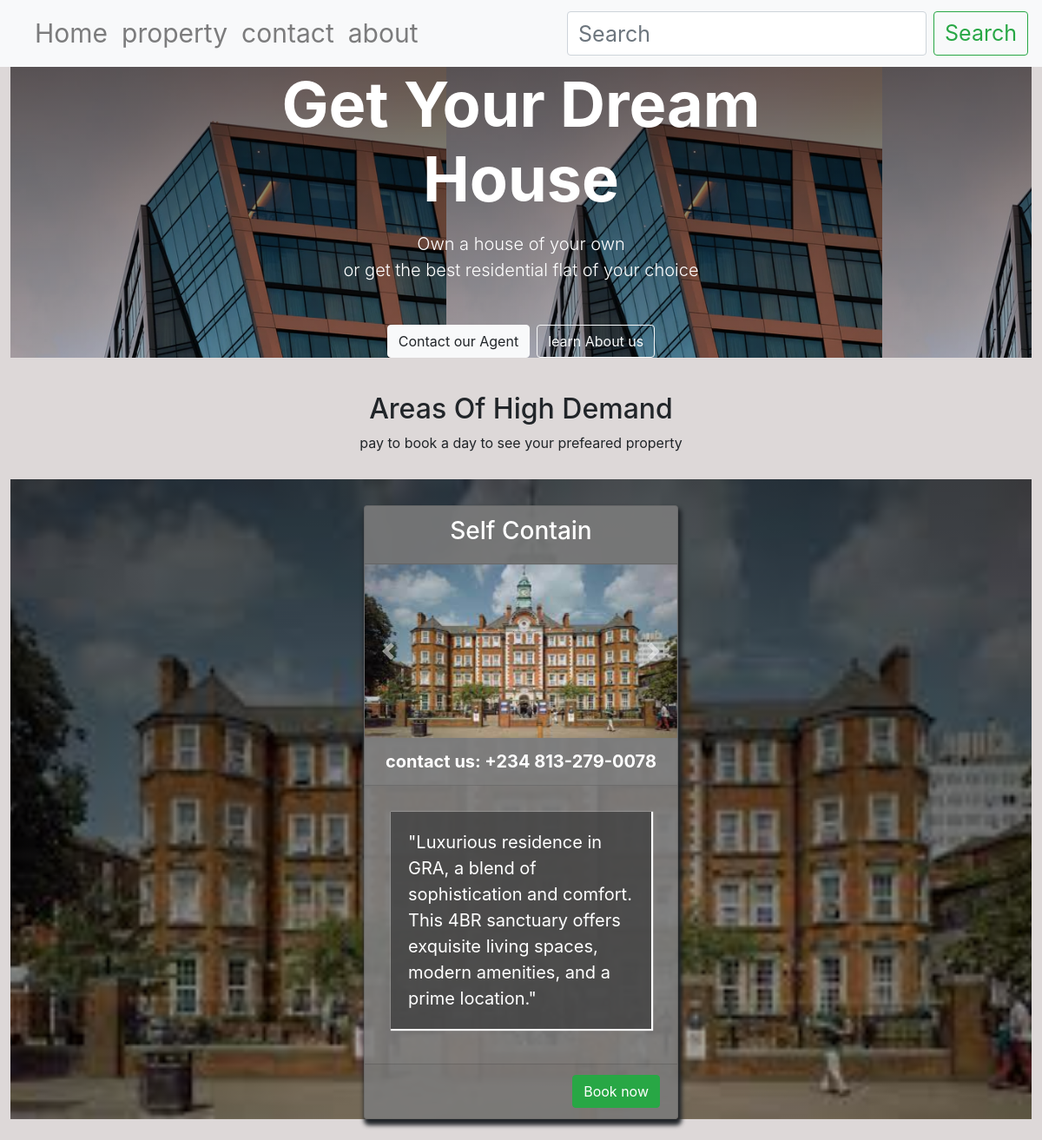
The app's page /single/3/ with its own data.
### listings/models.py (models this page shows, shortened)
class Listing(models.Model):
    title = models.CharField(max_length=200)
    description = models.TextField()
    price = models.DecimalField(max_digits=10, decimal_places=2,)
    bedrooms = models.IntegerField()
    bathrooms = models.DecimalField(max_digits=2, decimal_places=1,null=True)
    photo_main = models.ImageField(upload_to='media',null=True)
    photo_birthroom = models.ImageField(upload_to='media',null=True)
    photo_kitchen = models.ImageField(upload_to='media',null=True)
    photo_bedroom = models.ImageField(upload_to='media', null=True)

### listings/views.py (the view)
# urls.py: path('single/<int:item_id>/', views.single_view, name='single'),
def single_view(request, item_id):
    listing = get_object_or_404(Listing, id=item_id)
    return render(request, 'listings/single.html', {'listing': listing})

### listings/templates/listings/single.html (shortened to what this page needs)
{% extends 'listings/base.html'%}
{%load static%}
{%block content%}
<!DOCTYPE html>
<html lang="en">
<head>
  <link rel="stylesheet" href="https://stackpath.bootstrapcdn.com/bootstrap/4.3.1/css/bootstrap.min.css">
</head>
<body >
<div style="margin: 20px; text-align: center; padding-left: 30px; padding-right: 30px; padding-top: 20px;margin-bottom: 30px;">
  <h2>
    Areas Of High Demand
  </h2>
  <p>pay to book a day to see your prefeared property</p>
</div>
<section style="margin: 20px; padding-top: 30px ;background-image: linear-gradient(to bottom, rgba(0, 0, 0, 0.6), rgba(0, 0, 0, 0.3)), url('{{ listing.photo_main.url}}'); width: 98%; margin: 0 auto;background-position:center;background-size: cover; "  >
  <div class="col-md-4 mb-4" style="margin: 0 auto; "  >
    <a href="{%url 'paystack'%}" style="text-decoration: none; color: black;">
        <div class="card" style="box-shadow: 2px 5px 5px 2px; background-color: rgba(128, 128, 128, 0.888); ;" >
          <div class="card-header">
            <h3 style="text-align: center; color: white;">
              {{listing.title}}
            </h3>
        </div>
            <div id="carouselExample" class="carousel slide" data-ride="carousel" style="background-color: transparent" >
                <div class="carousel-inner" >
                    <div class="carousel-item active">
                        <img src="{{ listing.photo_main.url}}" class="d-block w-100" alt="Main Photo" style="max-width: 100%; max-height: 200px;">
                    </div>
                </div>
                <a class="carousel-control-prev" href="#carouselExample" role="button" data-slide="prev">
                    <span class="carousel-control-prev-icon" aria-hidden="true"></span>
                </a>
                <a class="carousel-control-next" href="#carouselExample" role="button" data-slide="next">
                    <span class="carousel-control-next-icon" aria-hidden="true"></span>
                </a>
            </div>
            <div class="card-header text-center" style="background-color: rgba(128, 128, 128, 0.568);">
                <a href="#" style="font-size: 20px; text-decoration: none; color: rgb(255, 254, 254); font-weight: bold;" >contact us:</a>
                <a href="#" style="font-size: 20px;text-decoration: none; color: rgb(255, 255, 255); font-weight: bold;" >+234 813-279-0078 </a>
            </div>
            <div class="card-body">
                <p style="padding: 20px; font-size: 20px; margin: 10px; background-color: rgba(61, 60, 60, 0.754); color: rgb(255, 255, 255); box-shadow: 1px 1px 1px 1px;" >{{listing.description}}</p>
            </div>
            <div class="card-footer">
                <a href="{%url 'paystack'%}"><button type="button" class="btn btn-success" style="float: inline-end;">Book now</button></a>
            </div>
        </div>
    </a>
</div>
    </body>
    </html>
{%endblock%}

### records on screen
Listing: photo_main (picture), title "Self Contain", description "\"Luxurious residence in GRA, a blend of sophistication and comfort. This 4BR sanctuary offers exquisite living spaces, modern amenities, and a prime location.\""
